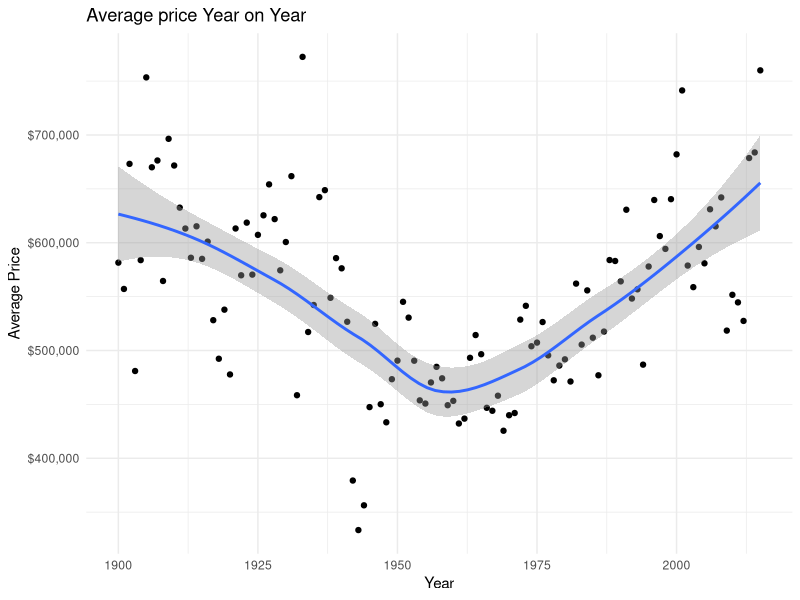
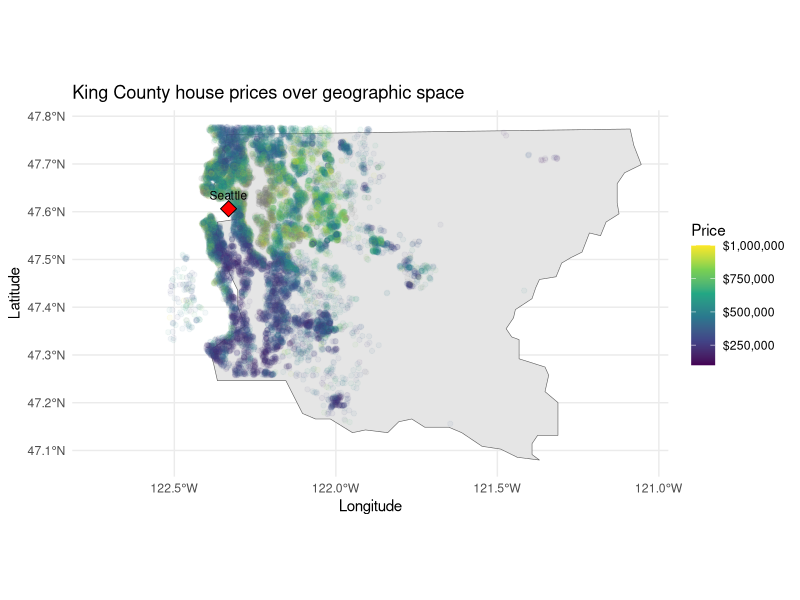
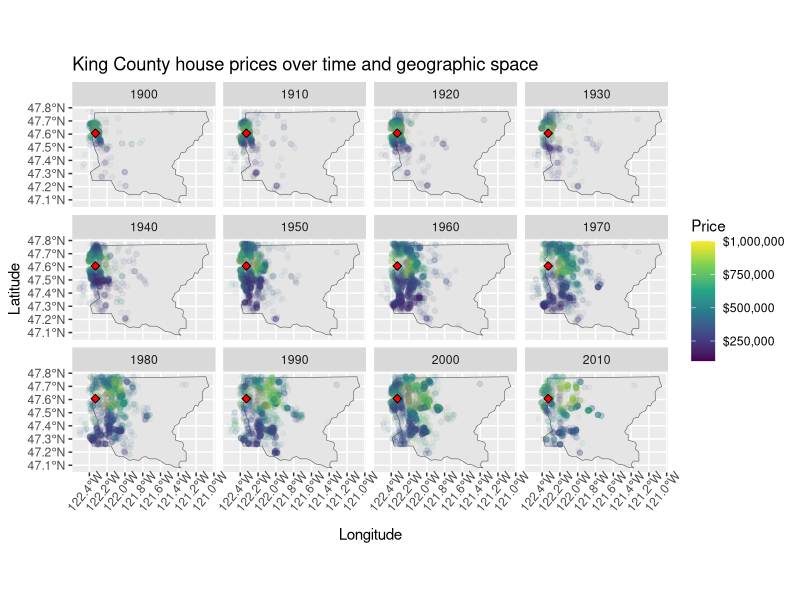
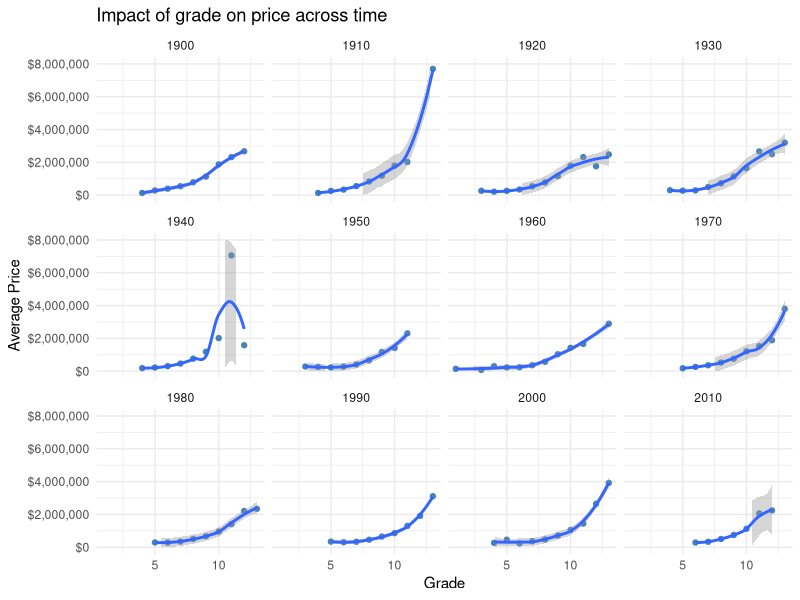
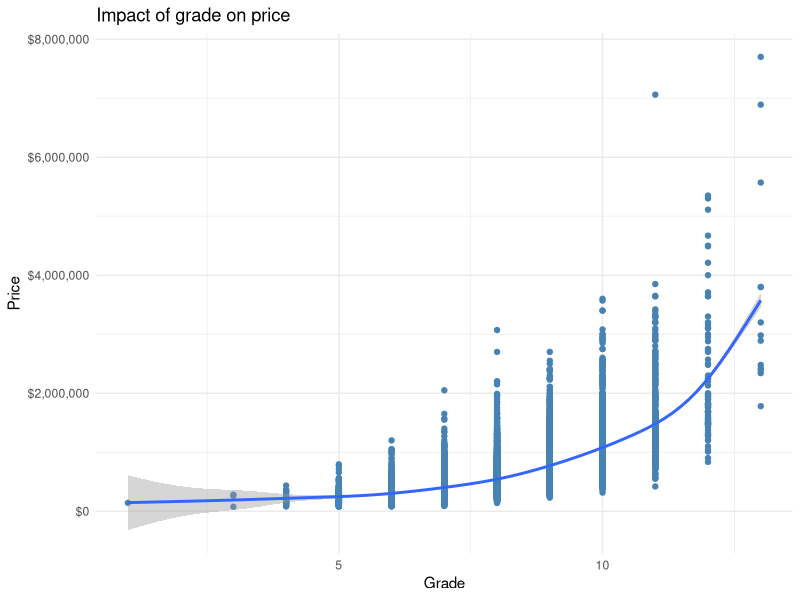
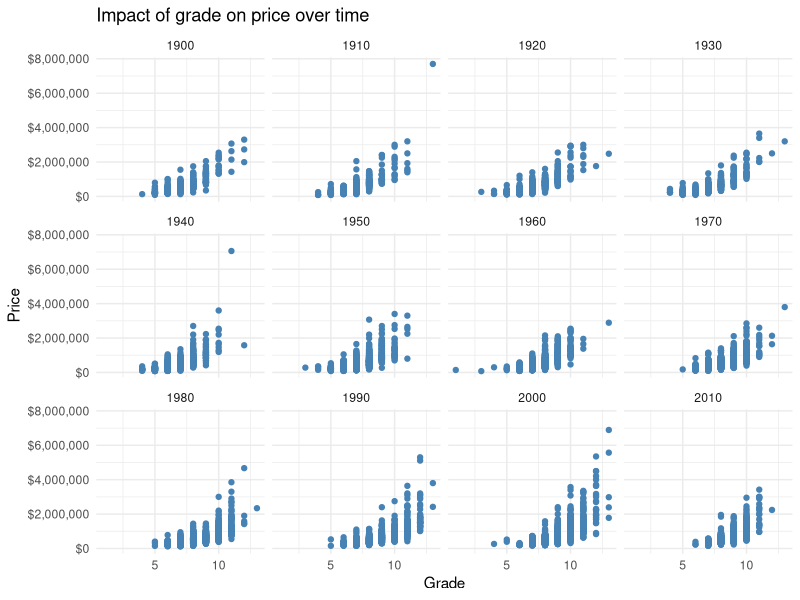
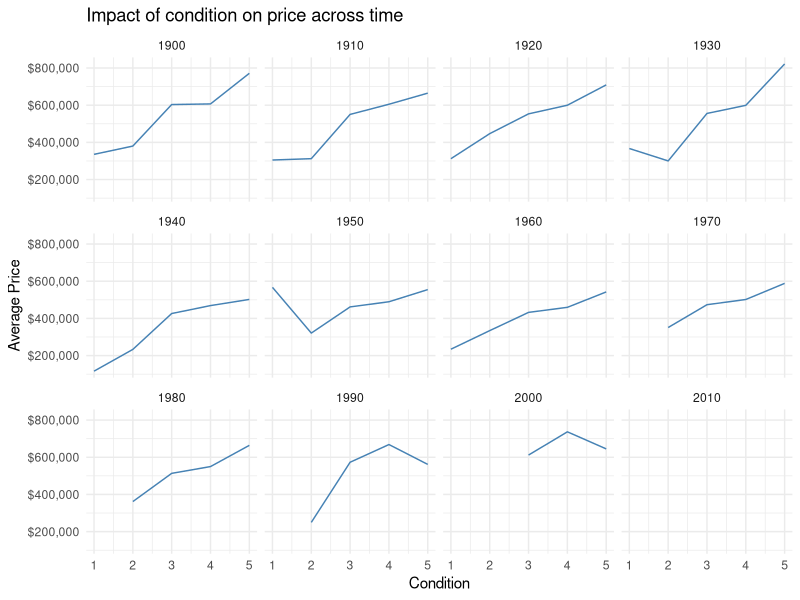
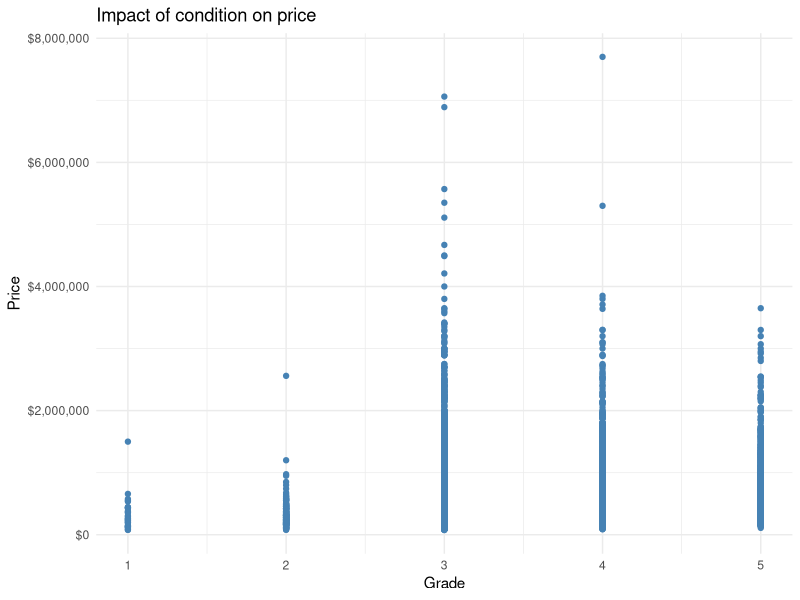

These charts were generated, in order, by the following R code:
## ---- chunk 1
knitr::opts_chunk$set(echo = TRUE)
library(tidyverse)
library(maps)
library(scales)
library(sf)
## ---- chunk 2
houses <- read_csv("data/KING COUNTY House Data.csv")
averagePriceEachYear <- houses %>%
  group_by(yr_built) %>%
  summarise(averagePrice = mean(price))

averagePriceEachYear %>%
  ggplot() +
  geom_point(aes(x = yr_built, y = averagePrice)) +
  geom_smooth(aes(yr_built, averagePrice)) +
  scale_y_continuous(labels = dollar) + 
  labs(x = "Year", y = "Average Price",
  title = "Average price Year on Year") +
  theme_minimal()
## ---- chunk 3
counties <- st_as_sf(map("county", plot = FALSE, fill = TRUE))
counties_wa <-counties %>% 
  filter(str_detect(ID, 'washington,'))

counties_wa_king <- counties_wa %>% 
  filter(str_detect(ID, "king")) 

sites <- data.frame(longitude = c(-122.3321), latitude = c(47.6062))
counties_wa_king %>% 
  ggplot() + 
  geom_sf() +
  geom_point(data = houses, aes(x = long, y = lat, color = price), alpha= .05) +
  geom_point(data = sites, aes(x = longitude, y = latitude), size = 4, 
        shape = 23, fill = "red") +
  geom_text(data = sites, aes(x = longitude, y = latitude), label = 'Seattle', position =  
              position_dodge(width = 0.8), size = 3, vjust = -1.0) +
  scale_colour_viridis_c("Price", limits = c(100000, 1000000), labels = dollar) +
  theme_minimal() + 
  labs(x = "Longitude",
  y = "Latitude",
  title = "King County house prices over geographic space")
## ---- chunk 4
counties_wa_king %>% 
  ggplot() + 
  geom_sf() +
  geom_point(data = houses, aes(x = long, y = lat, color = price ), alpha= .05) +
  geom_point(data = sites, aes(x = longitude, y = latitude), size = 2, 
        shape = 23, fill = "red") +
  scale_colour_viridis_c("Price", limits = c(100000, 1000000), labels = dollar) +
  facet_wrap(~decade) +
  theme(axis.text.x = element_text(angle =50, hjust=0.75))+ 
  labs(x = "Longitude",
  y = "Latitude",
  title = "King County house prices over time and geographic space")
## ---- chunk 5
averagePriceDecadeGrade <- houses %>%
  group_by(decade, grade) %>%
  summarise(averagePrice = mean(price))

ggplot(averagePriceDecadeGrade, aes(x = grade, y = averagePrice)) +
    geom_point(color='steelblue') +
    geom_smooth(aes(grade, averagePrice)) +
    scale_y_continuous(labels = dollar, limits = c(0, 8000000)) + 
    facet_wrap(~decade) +
    labs(x = "Grade", y = "Average Price",
    title = "Impact of grade on price across time") +
    theme_minimal()
## ---- chunk 6
ggplot(houses, aes(x = grade, y = price)) +
  geom_point(color='steelblue') +
  scale_y_continuous(labels = dollar) + 
  geom_smooth(aes(grade, price)) +
  labs(x = "Grade", y = "Price",
  title = "Impact of grade on price") +
  theme_minimal()
## ---- chunk 7
ggplot(houses, aes(x = grade, y = price)) +
  geom_point(color='steelblue') +
  scale_y_continuous(labels = dollar) + 
  labs(x = "Grade", y = "Price",
  title = "Impact of grade on price over time") +
  facet_wrap(~decade) +
  theme_minimal()
## ---- chunk 8
averagePriceDecadeCondition <- houses %>%
  group_by(decade, condition) %>%
  summarise(averagePrice = mean(price))

ggplot(averagePriceDecadeCondition, aes(x = condition, y = averagePrice)) +
    geom_line(color='steelblue') +
    #geom_smooth(aes(condition, averagePrice)) +
    scale_y_continuous(labels = dollar) + 
    facet_wrap(~decade) +
    labs(x = "Condition", y = "Average Price",
    title = "Impact of condition on price across time") +
    theme_minimal()
## ---- chunk 9
ggplot(houses, aes(x = condition, y = price)) +
  geom_point(color='steelblue') +
  scale_y_continuous(labels = dollar) + 
  labs(x = "Grade", y = "Price",
  title = "Impact of condition on price") +
  theme_minimal()
## ---- chunk 10
ggplot(houses, aes(x = condition, y = price)) +
  geom_point(color='steelblue') +
  scale_y_continuous(labels = dollar) + 
   facet_wrap(~decade) +
  labs(x = "Grade", y = "Price",
  title = "Impact of condition on price") +
  theme_minimal()
